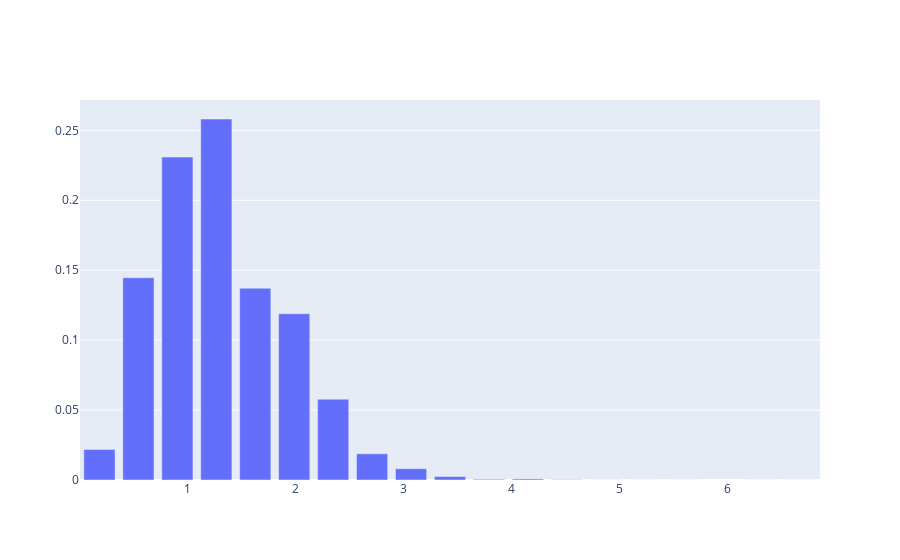

Notebook code for this chart:
### Code cell
fig = go.Figure(go.Bar(
    x=ready_to_bar.index,
    y=ready_to_bar['probability'],
    # width=widths # customize width here
))

fig.show()

### Figure 1 — Plotly figure (JSON) as saved in the notebook; plotly's stock layout.template omitted (floating-point values rounded to 4 significant figures)
{"data": [{"type": "bar", "x": [0.1814, 0.5423, 0.9033, 1.264, 1.625, 1.986, 2.347, 2.708, 3.069, 3.43, 3.791, 4.152, 4.513, 4.874, 5.235, 5.596, 6.318, 6.679], "y": [0.02181, 0.1447, 0.2309, 0.2581, 0.1371, 0.1188, 0.05782, 0.01874, 0.008072, 0.002452, 0.0005193, 0.0007741, 0.000195, 2.724e-05, 8.901e-06, 4.732e-06, 3.989e-07, 1.625e-08]}], "layout": {}}
